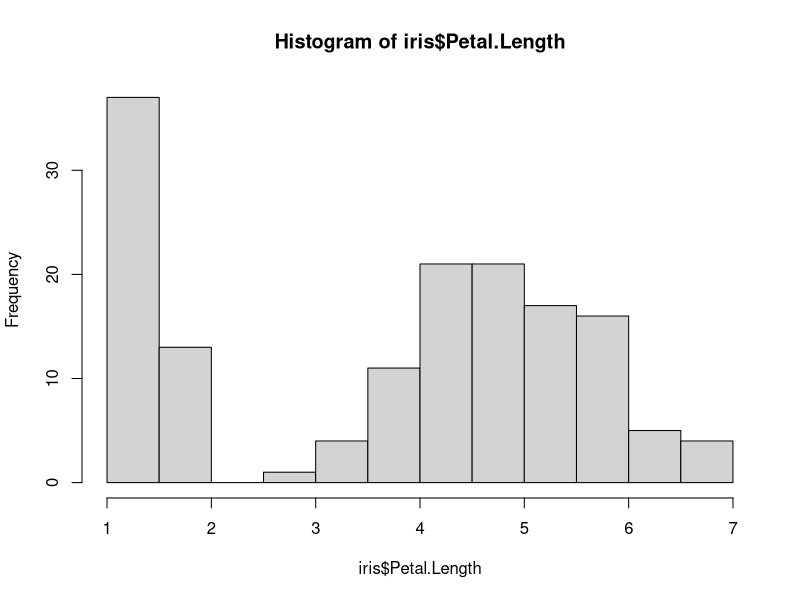

This chart was generated by the following R code:
data(iris)
install.packages("dplyr")
library(dplyr)
head(iris)
selected_Column <- dplyr:: select(iris, Species)
getwd()
petal_length_mean <- mean(iris$Petal.Length)
hist(iris$Petal.Length)

